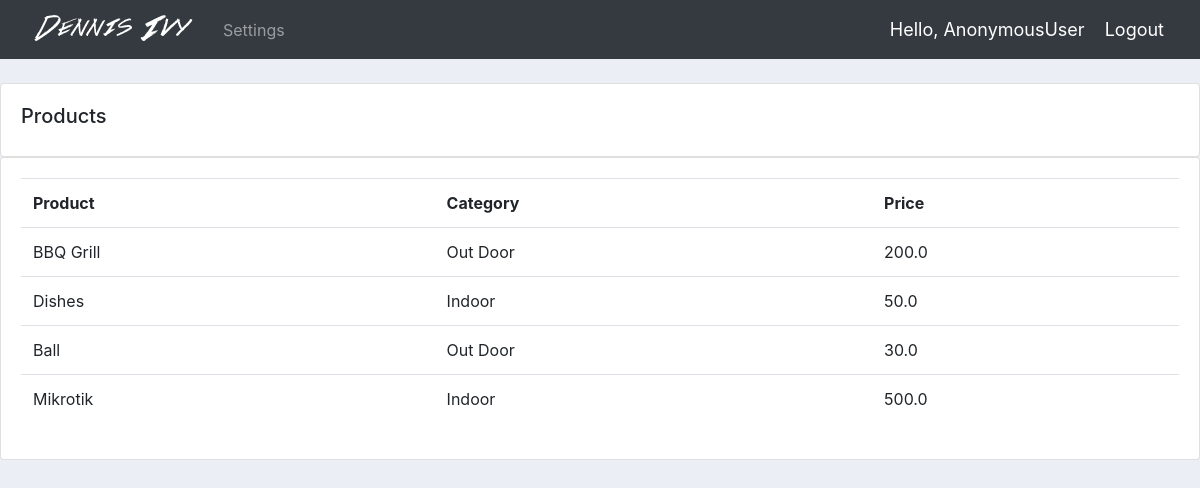
Screenshot of /products/ with the database file from the repository.
### accounts/models.py (models this page shows, shortened)
class Product(models.Model):
    CATEGORY = (
            ('Indoor','Indoor'),
            ('Out Door','Out Door'),
        )
    name=models.CharField(max_length=200,null=True)
    price=models.FloatField(null=True)
    category=models.CharField(max_length=200,null=True,choices=CATEGORY)
    description=models.CharField(max_length=200,null=True,blank=True)
    date_created=models.DateTimeField(auto_now_add=True,null=True)
    tags=models.ManyToManyField(Tag)

### accounts/views.py (the view)
# urls.py: path('products/', views.products, name='products'),
def products(request):
    products=Product.objects.all()
    context={'products':products}
    return render(request,'accounts/products.html',context)

### Requirements/CMS-DennisIvy-master/accounts/templates/accounts/products.html
{%  extends 'accounts/main.html' %}
{% block content %}
<br>
<div class="row">
    <div class="col-md">
        <div class="card card-body">
            <h5>Products</h5>
        </div>
        <div class="card card-body">
            <table class="table">
                <tr>
                    <th>Product</th>
                    <th>Category</th>
                    <th>Price</th>
                </tr>
                {% for i in products %}
                <tr>
                    <td>{{i.name}}</td>
                    <td>{{i.category}}</td>
                    <td>{{i.price}}</td>
                </tr>
                {% endfor %}
            </table>
        </div>
    </div>
</div>
{% endblock content %}

### static/css/main.css (style rules this page uses)
body { background-color: #ebeff5; }

### rows the page displays
Product: name "BBQ Grill", category "Out Door", price "200.0"
Product: name "Dishes", category "Indoor", price "50.0"
Product: name "Ball", category "Out Door", price "30.0"
Product: name "Mikrotik", category "Indoor", price "500.0"

### other values shown
{{ request.user }} "AnonymousUser"
